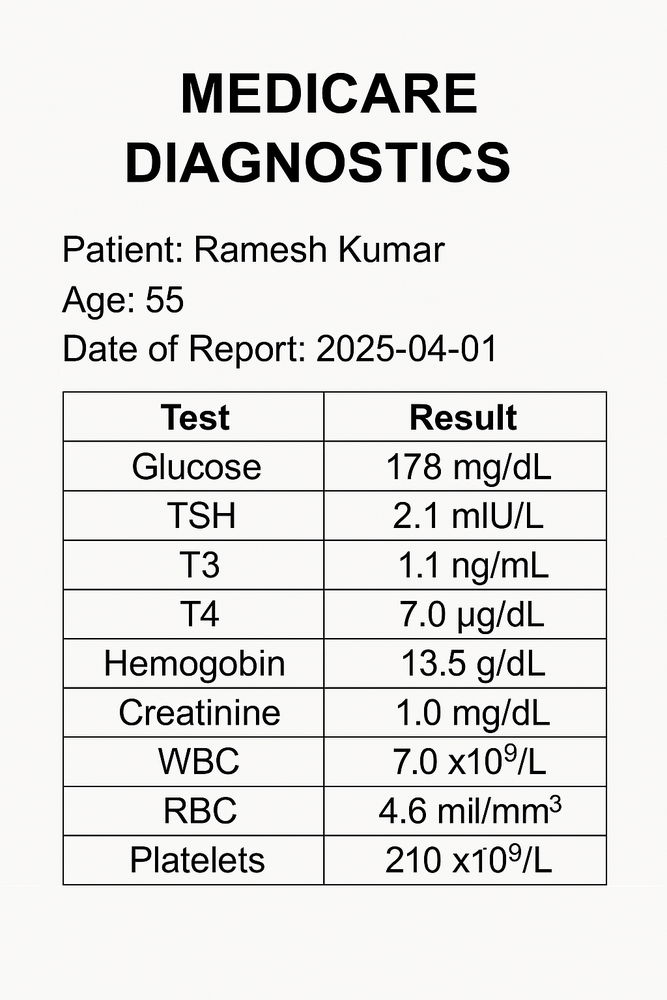
#> input picture Phase-2/ocr/ocr+agentic ai/uploads/report_sample_6.png, 667 x 1000 px, shrunk from 1024 x 1536 before the run; its folder holds only this picture in this run
$ python -i utilslow.py   (imports and definitions only)
#> lines starting #> are read from the running program, lines starting #| are printed output that depends on the picture
import pytesseract
from PIL import Image, ImageEnhance, ImageFilter
import re

def process_image(image_path):
#> called with image_path = 'uploads/report_sample_6.png'
    image = Image.open(image_path)
#> image is the input picture: PIL image 667x1000 RGB; mean R, G, B 230.2, 229.8, 228.5
    gray = image.convert('L')
    enhanced = ImageEnhance.Contrast(gray).enhance(2)
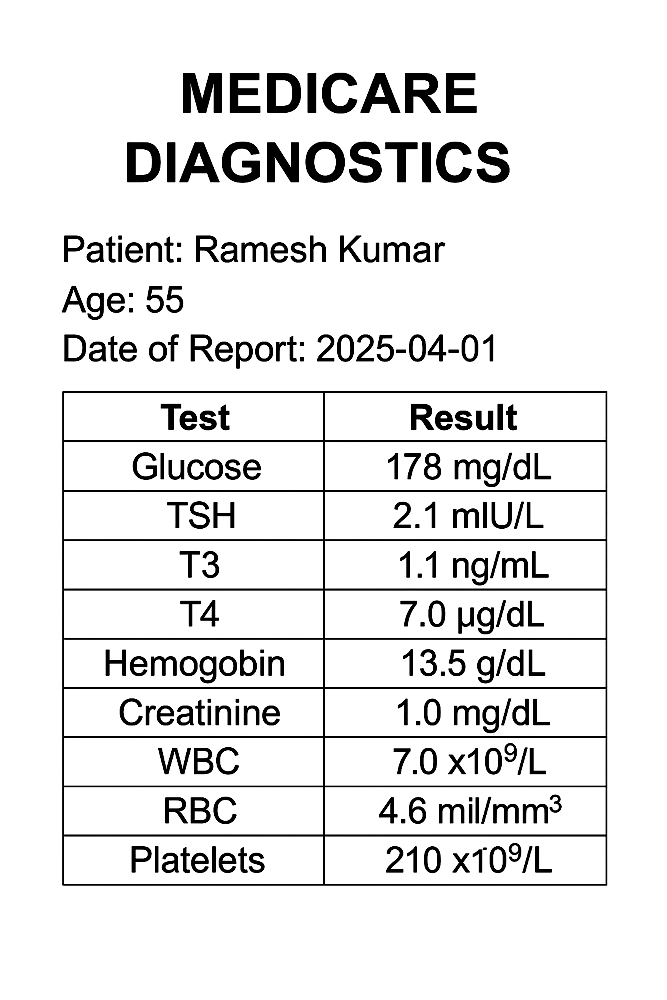
#> enhanced: PIL image 667x1000 L; min 0, max 255, mean 232.4
    sharpened = enhanced.filter(ImageFilter.SHARPEN)
#> (the run stopped early here; a loop or call above may not have finished)

$ run again, on Phase-2/ocr/ocr+agentic ai/uploads/chat1thyroid.png
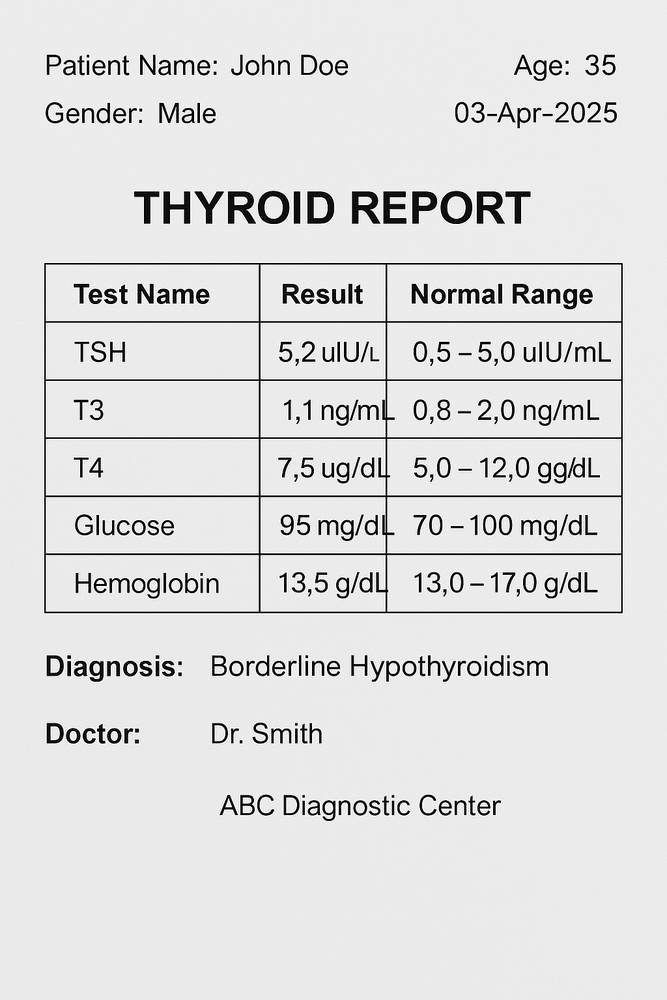
#> input picture Phase-2/ocr/ocr+agentic ai/uploads/chat1thyroid.png, 667 x 1000 px, shrunk from 1024 x 1536 before the run
#> in process_image, image is the input picture: PIL image 667x1000 RGB; mean R, G, B 222.4, 222.5, 222.5
#> in process_image, `enhanced = ImageEnhance.Contrast(gray).enhance(2)`:
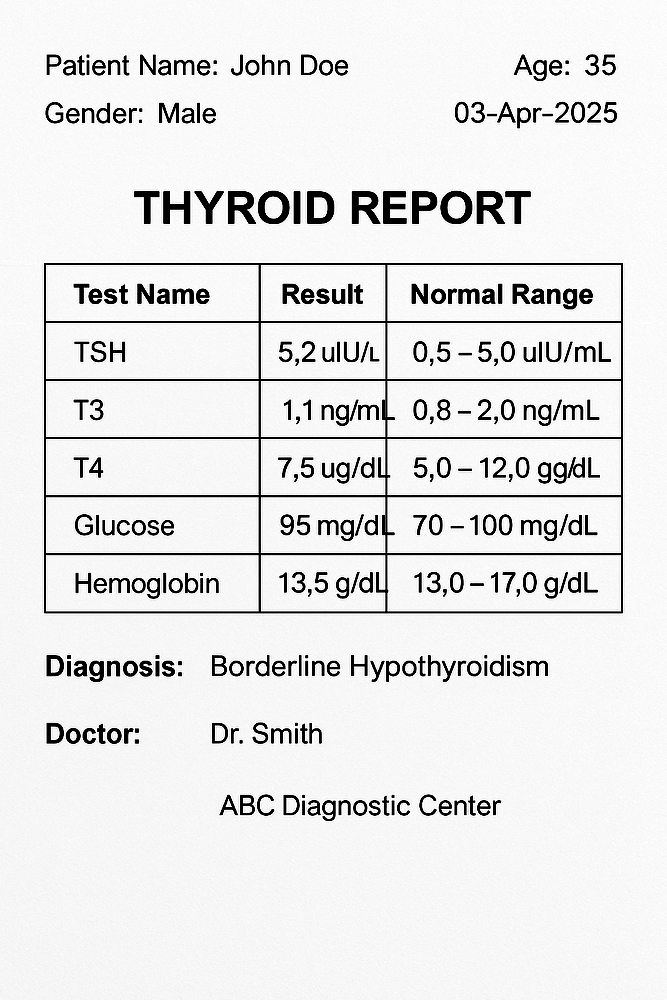
#> enhanced: PIL image 667x1000 L; min 0, max 255, mean 231.2
